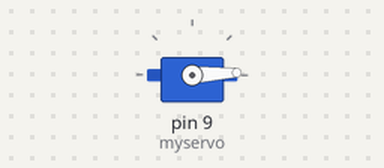
A sketch run on a simulated Arduino Uno, built with avr-gcc and run on an emulated ATmega328P. Shown: servo.

Above: at 0.05 s.
At 0.95 s:
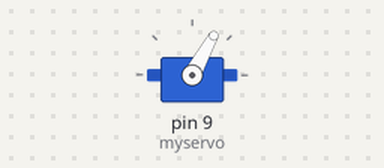
At 1.85 s:
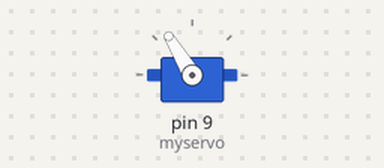
At 3.7 s:
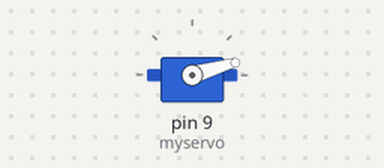
Timing chart, 0 to 9.1 s (numbered marks = the images above):
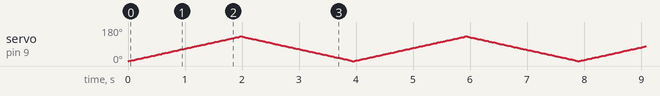

The sketch:

knee_movement.ino
```cpp
#include <Servo.h>

Servo myservo;

int pos = 0;

void setup() {
  myservo.attach(9);
}

//The targeted knee movement is between 0-130 degrees
void loop() {
  for (pos = 0; pos <= 130; pos += 1) {
    myservo.write(pos);
    delay(15);
  }

//The reverse movement
  for (pos = 130; pos >= 0; pos -= 1) {
    myservo.write(pos);
    delay(15);
    }

}
```
